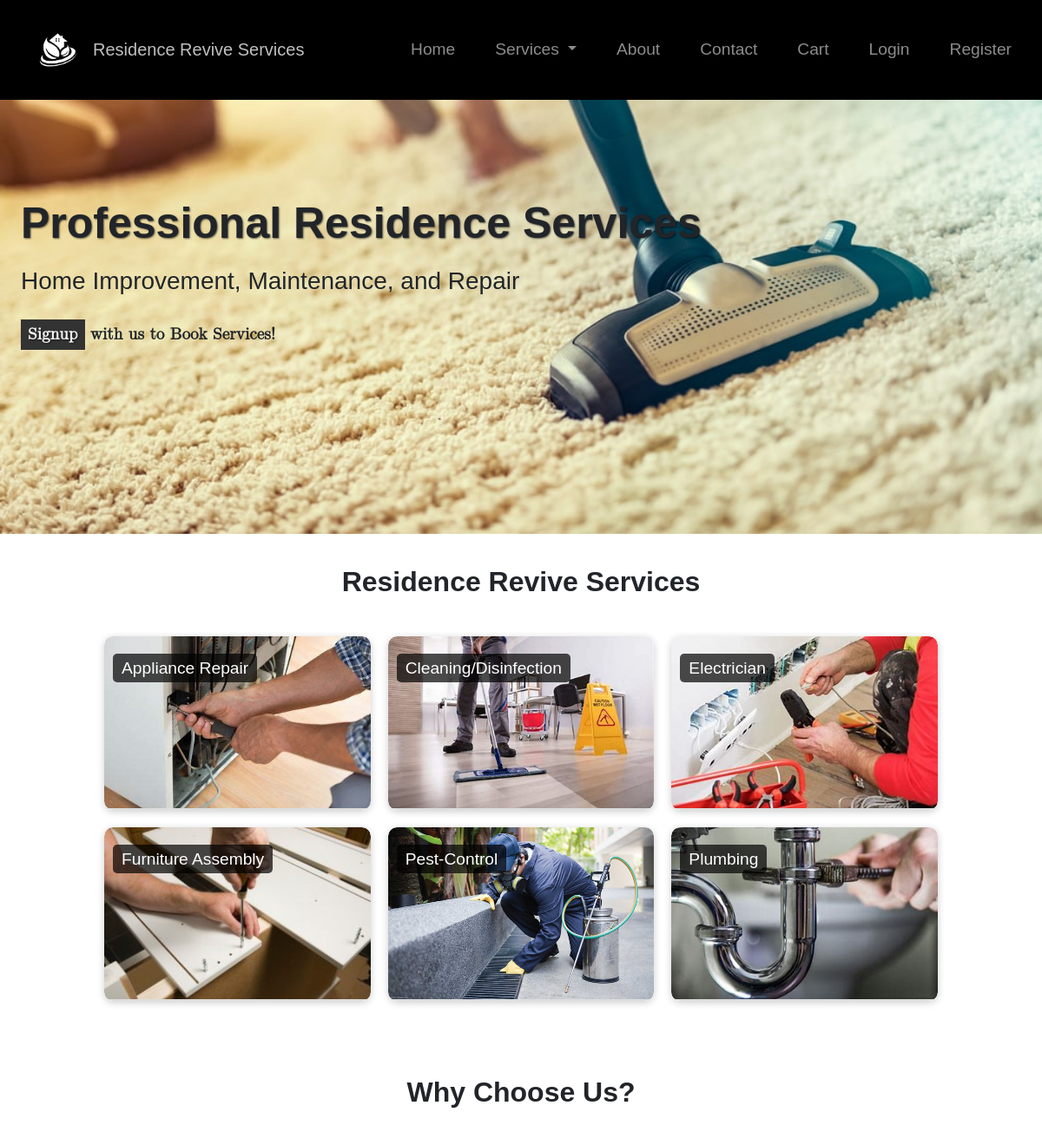
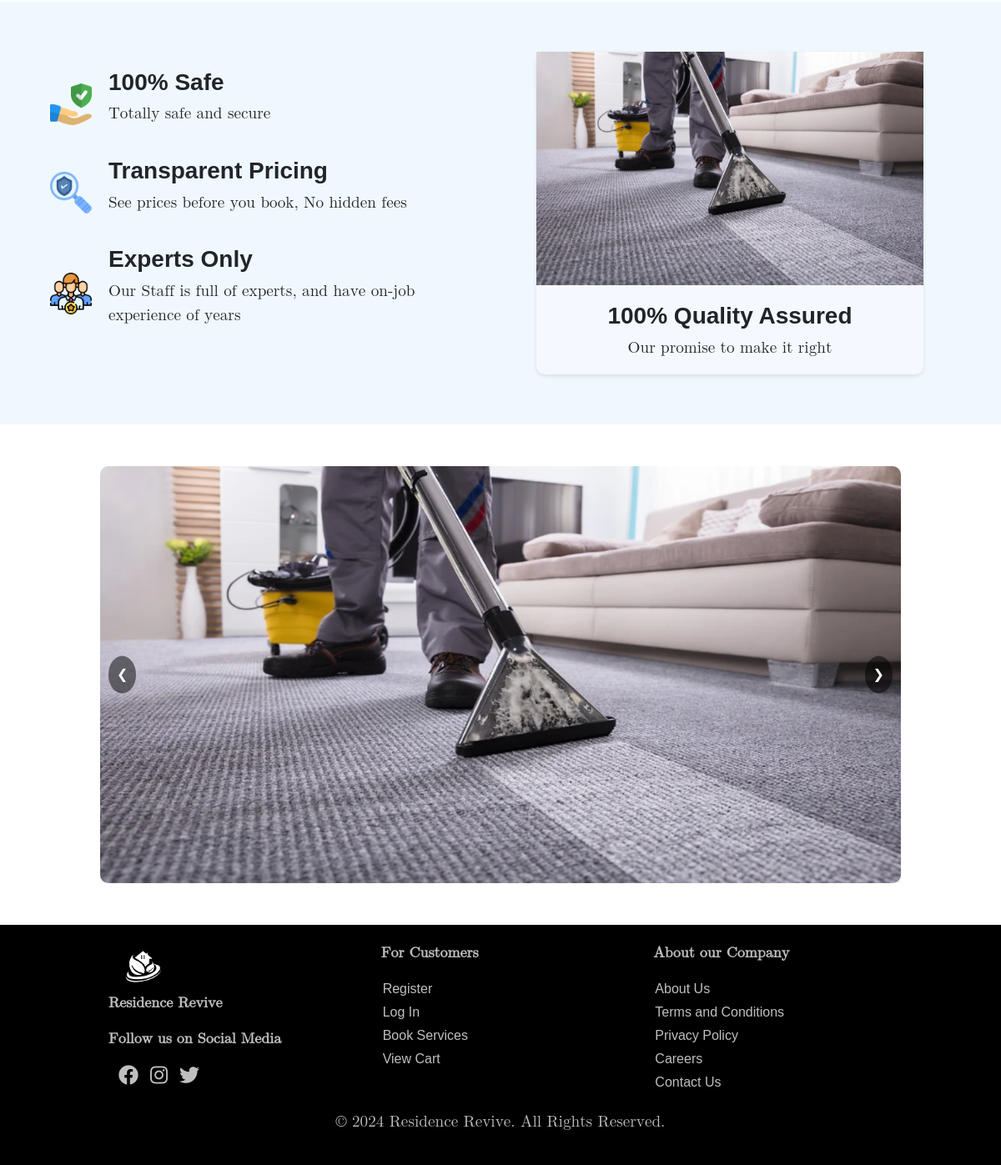
The page / on the database its author committed (2 pictures, top to bottom).
### tables this page shows
CREATE TABLE IF NOT EXISTS categories (
    category_id INT PRIMARY KEY,
    category_name VARCHAR(100) NOT NULL UNIQUE
);

### includes/functions.php (called while the page is built, shortened)
<?php
function getAllCategories($conn)
{
    $categories = [];
    try {
        $sql = "SELECT category_id, category_name FROM categories";
        $result = $conn->query($sql);
        if ($result && $result->num_rows > 0) {
            while ($row = $result->fetch_assoc()) {
                $categories[] = $row;
            }
        }
    } catch (Exception $e) {
        error_log("Error fetching categories: " . $e->getMessage());
    }
    return $categories;
}
?>

### index.php (the view, shortened to what this page needs)
<?php
include 'config/db.php';
include 'includes/functions.php';
include 'includes/header.php';
$categories = getAllCategories($conn);
$icons = [
    'Cleaning/Disinfection' => './images/cleaning.jpg',
    'Appliance Repair' => './images/repair.jpg',
    'Electrician' => './images/electrician.jpg',
    'Furniture Assembly' => './images/furniture_assembly.jpg',
    'Pest-Control' => './images/pest_control.jpg',
    'Plumbing' => './images/plumbing.jpg',
];
?>
<div class="background-image-container">
    <h1 class="image-text">Professional Residence Services</h1>
    <h3 class="image-text-h3">Home Improvement, Maintenance, and Repair</h3>
    <p class="bold"><a href="signup.php" class="image-button">Signup</a> with us to Book Services!</p>
</div>
<h1 class="heading">Residence Revive Services</h1>
<div class="services-grid" id="services-grid">
    <?php foreach ($categories as $category): ?>
        <div class="service-card">
            <a href="subcategory.php?category_id=<?php echo $category['category_id']; ?>">
                <div class="service-image-container">
                    <?php if (isset($icons[$category['category_name']])): ?>
                        <img src="<?php echo $icons[$category['category_name']]; ?>"
                            alt="<?php echo $category['category_name']; ?> icon" class="service-icon">
                    <?php else: ?>
                        <img src="images/default.png" alt="Default icon" class="service-icon">
                    <?php endif; ?>
                    <h2 class="service-name"><?php echo $category['category_name']; ?></h2>
                </div>
            </a>
        </div>
    <?php endforeach; ?>
</div>
<h3 class="heading">Why Choose Us?</h3>
<div class="why-us">
    <div class="left-container">
        <div class="icon-line">
            <img src="./images/safe.png" alt="Icon 1">
            <div>
                <h3 class="bold">100% Safe</h3>
                <p>Totally safe and secure</p>
            </div>
        </div>
        <div class="icon-line">
            <img src="./images/search.png" alt="Icon 2">
            <div>
                <h3 class="bold">Transparent Pricing</h3>
                <p>See prices before you book, No hidden fees</p>
            </div>
        </div>
        <div class="icon-line">
            <img src="./images/leader.png" alt="Icon 3">
            <div>
                <h3 class="bold">Experts Only</h3>
                <p>Our Staff is full of experts, and have on-job experience of years</p>
            </div>
        </div>
    </div>
    <div class="right-container">
        <div class="whyus_card">
            <img src="./images/slider_1.png" alt="Card Icon">
            <h3 class="bold">100% Quality Assured</h3>
            <p>Our promise to make it right</p>
        </div>
    </div>
</div>
<div class="carousel">
    <div class="carousel-images">
        <img src="./images/slider_1.png" alt="Carousel Image 1" class="carousel-image">
    </div>
    <button class="carousel-prev" onclick="prevSlide()">&#10094;</button>
    <button class="carousel-next" onclick="nextSlide()">&#10095;</button>
</div>
<?php
include 'includes/footer.php';
?>

### css/styles.css (style rules this page uses)
body { font-family: Arial, sans-serif; margin: 0; padding: 0; }
.background-image-container { background-image: url('../images/background.jpg'); background-size: cover; background-repeat: no-repeat; background-position: center bottom; padding: 50px 0; height: 500px; }
.background-image-container h1 { text-shadow: 1px 1px 2px rgba(0, 0, 0, 0.6); padding: 5%; font-weight: bold; font-size: 50px; margin-top: 50px; }
.background-image-container .image-text { padding: 1%; padding-left: 2%; }
.background-image-container .image-text-h3 { padding-left: 2%; }
.background-image-container p { padding: 2%; }
.background-image-container .image-button { padding: 0.7%; color: #f4f4f4; background-color: #333; }
.background-image-container a { text-decoration: none; color: rgba(0, 0, 0, 0.6); text-shadow: 1px 1px 2px rgba(0, 0, 0, 0.6); }
.heading { font-weight: bold; text-align: center; padding: 3%; font-size: 2.0rem; }
.services-grid { display: grid; grid-template-columns: repeat(3, 1fr); gap: 20px; margin-bottom: 50px; padding: 0 10%; }
.service-card { position: relative; text-align: center; border-radius: 10px; overflow: hidden; transition: transform 0.3s ease; box-shadow: 0 2px 8px rgba(0, 0, 0, 0.2); background-color: #fff; }
.service-image-container { position: relative; overflow: hidden; border-radius: 10px; }
.service-icon { width: 100%; height: 200px; object-fit: cover; border-bottom: 2px solid #ddd; }
.service-name { position: absolute; top: 10px; left: 10px; color: white; background-color: rgba(0, 0, 0, 0.7); padding: 5px 10px; border-radius: 5px; font-size: 1.2rem; margin: 10px 0; }
.why-us { display: flex; justify-content: space-between; align-items: center; margin-bottom: 50px; padding: 5%; background-color: aliceblue; }
.left-container { flex: 1; display: flex; flex-direction: column; justify-content: center; }
.icon-line { display: flex; align-items: center; margin-bottom: 20px; }
.icon-line img { width: 50px; height: 50px; margin-right: 20px; }
.right-container { flex: 1; padding-left: 20px; display: flex; justify-content: center; align-items: center; }
.whyus_card { text-align: center; background-color: #F5F9FF; height: auto; width: auto; border-radius: 10px; box-shadow: 0 2px 5px rgba(0, 0, 0, 0.1); }
.whyus_card img { width: auto; height: 280px; margin-bottom: 20px; }
.carousel { position: relative; width: 80%; margin: 50px auto; }
.carousel-images { display: flex; overflow: hidden; position: relative; width: 100%; }
.carousel-image { width: 100%; height: 500px; display: none; border-radius: 10px; box-shadow: 0 2px 5px rgba(0, 0, 0, 0.1); transition: opacity 1s ease-in-out; }
.carousel-prev, .carousel-next { position: absolute; top: 50%; transform: translateY(-50%); background-color: rgba(0, 0, 0, 0.5); color: white; border: none; padding: 10px; cursor: pointer; border-radius: 50%; z-index: 10; }
.carousel-prev { left: 10px; }
.carousel-next { right: 10px; }
.bold { font-weight: bold; }
button { height: 45px; }
p { font-family: math; font-size: 1.2rem; }

### rows shown on the page
categories: shows a picture, category_name "Appliance Repair"
categories: shows a picture, category_name "Cleaning/Disinfection"
categories: shows a picture, category_name "Electrician"
categories: shows a picture, category_name "Furniture Assembly"
categories: shows a picture, category_name "Pest-Control"
categories: shows a picture, category_name "Plumbing"
